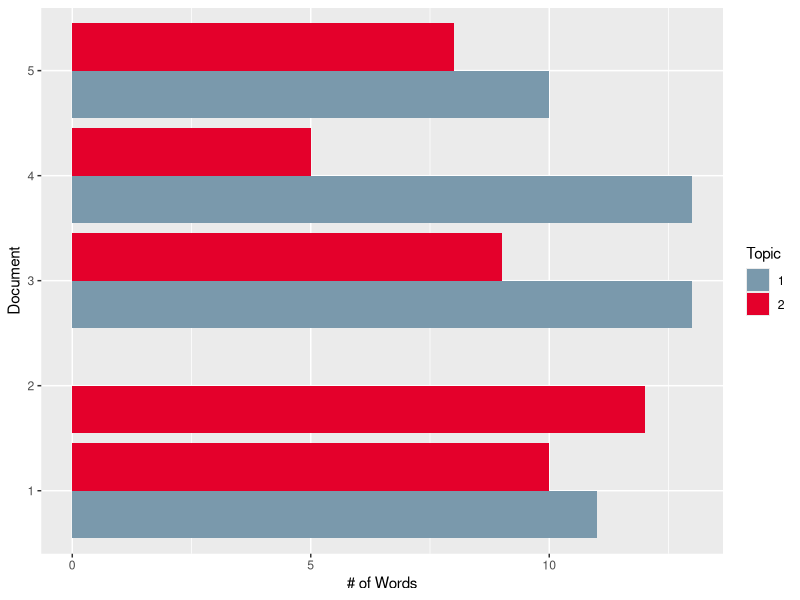

Source code (R):
# Description:
# Generate Documents
# Knowns: # of topics
# Unknown: document length
#          word distribution
#          topic distribution
#
# Figure 7 in Heinrich
#

rm(list = ls())
library(MCMCpack)
library(tidyverse)


k <- 2 # number of topics
M <- 5 # let's create 10 documents
vocab <- c('\U1F4D8', '\U1F4D5', '\U1F4D7')
betas <- rep(1,length(vocab)) # dirichlet parameters for topic word distributions

xi <- 20 # lambda parameter for poisson distribution
alphas <- rep(1,k) # topic document dirichlet parameters

theta <- matrix(0, nrow = M, ncol = k)

N <- rep(0, M)

# thetas - document topic proportion ~ Dir(alpha)
# Nm - lenght of document m ~ Poisson(xi)
# 

# calculate topic word distributions


phi <- rdirichlet(k, betas)


ds <-NULL
for(m in 1:M){
  # sample topic mixture proportion for document
  theta[m, ] <- rdirichlet(1, alphas)
  # sample document length
  N[m] <- rpois(1, xi)
  
  for(n in 1:N[m]){
    # sample topic index , i.e. select topic
    topic <- which(rmultinom(1,1,theta[m, ])==1)
    # sample word from topic
    new_word <- vocab[which(rmultinom(1,1,phi[topic, ])==1)]
    ds <- rbind(ds, tibble(word = new_word, topic = topic, document = m,
                               prop_a = theta[m, 1], prop_b = theta[m,2], 
                           n = n))
  }
}

ggplot(ds, aes(x = factor(document), fill = factor(topic))) + 
  geom_bar(position = position_dodge(preserve = "single")) + coord_flip() + 
  scale_fill_manual(values=c("#7A99AC", "#E4002B"), name = 'Topic') + 
  labs(x = 'Document', y = '# of Words')

temp <- ds %>% group_by(document, topic) %>% 
  summarise(words = paste(word, collapse = ' '),
            topic_distribution_parameter = if_else(topic[1] == 1, prop_a[1], prop_b[1])
            )


  
  
